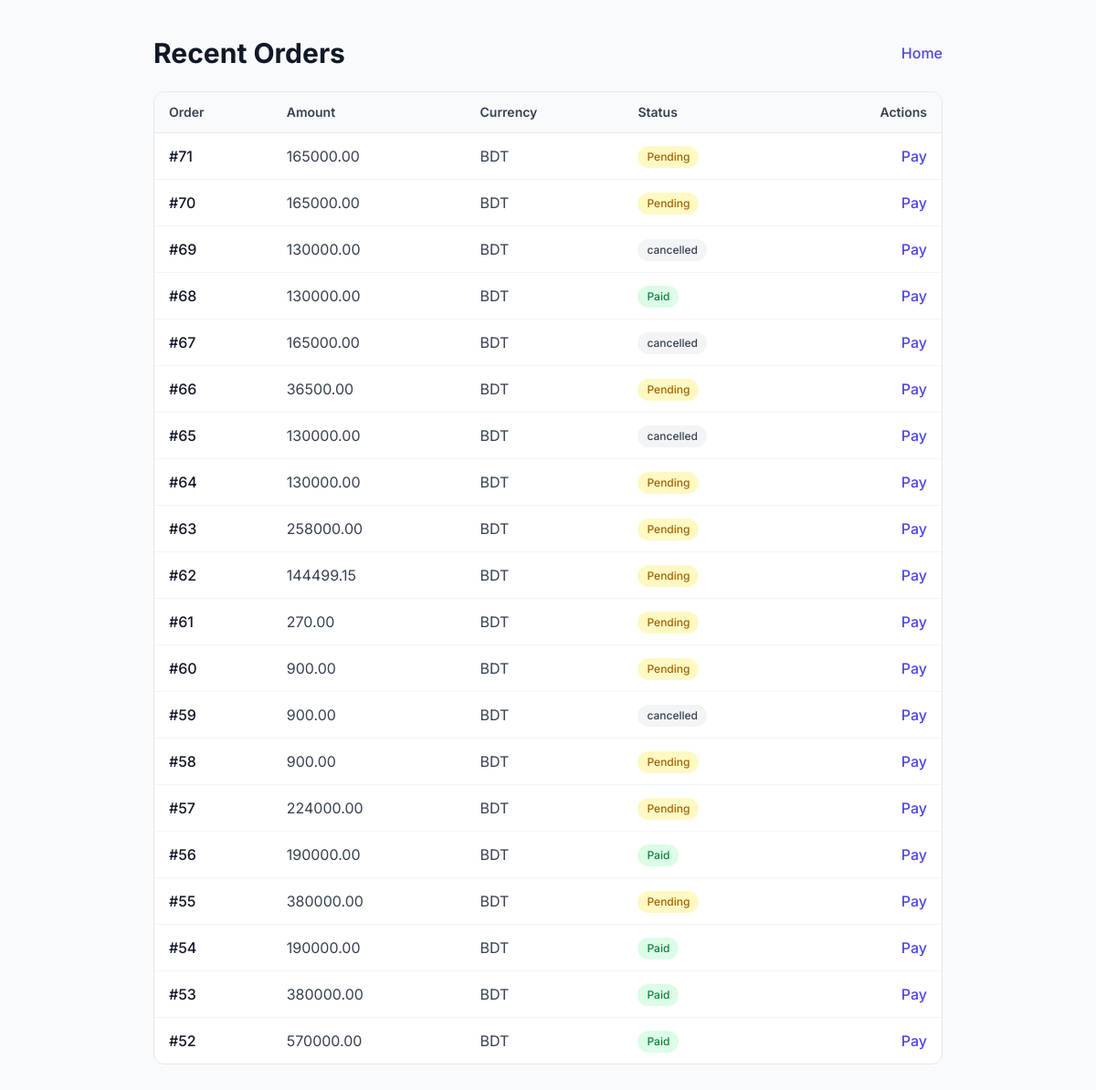
The page /payments/list/ on the database its author committed.
### payments/models.py (models this page shows, shortened)
class Order(models.Model):
    STATUS_CHOICES = [
        ('pending','Pending'),
        ('paid','Paid'),
        ('failed','Failed'),
        ('cancelled','Cancelled'),
    ]
    user = models.ForeignKey(settings.AUTH_USER_MODEL, null=True, blank=True, on_delete=models.SET_NULL)
    amount = models.DecimalField(max_digits=10, decimal_places=2)
    currency = models.CharField(max_length=10, default='BDT')
    created_at = models.DateTimeField(auto_now_add=True)
    status = models.CharField(max_length=20, choices=STATUS_CHOICES, default='pending')
    description = models.CharField(max_length=255, blank=True)

### payments/views.py (the view)
# urls.py: path('list/', views.payment_list, name='list'),
def payment_list(request):
    orders = Order.objects.order_by('-created_at')[:20]
    return render(request, 'payments/list.html', {'orders': orders})

### payments/templates/payments/list.html (shortened to what this page needs)
<!DOCTYPE html>
<html lang="en">
<head>
  <link href="https://cdn.jsdelivr.net/npm/daisyui@4.12.24/dist/full.min.css" rel="stylesheet" type="text/css" />
  <script src="https://cdn.tailwindcss.com"></script>
</head>
<body class="min-h-screen bg-gray-50 py-10">
  <div class="max-w-4xl mx-auto px-4">
    <div class="mb-6 flex items-center justify-between">
      <h1 class="text-3xl font-bold text-gray-900">Recent Orders</h1>
      <a href="/" class="text-indigo-600 hover:text-indigo-800 font-medium">Home</a>
    </div>
    <div class="overflow-hidden rounded-xl border bg-white">
      <table class="min-w-full divide-y divide-gray-200">
        <thead class="bg-gray-50">
          <tr>
            <th class="px-4 py-3 text-left text-sm font-semibold text-gray-700">Order</th>
            <th class="px-4 py-3 text-left text-sm font-semibold text-gray-700">Amount</th>
            <th class="px-4 py-3 text-left text-sm font-semibold text-gray-700">Currency</th>
            <th class="px-4 py-3 text-left text-sm font-semibold text-gray-700">Status</th>
            <th class="px-4 py-3 text-right text-sm font-semibold text-gray-700">Actions</th>
          </tr>
        </thead>
        <tbody class="divide-y divide-gray-100">
          {% for o in orders %}
          <tr class="hover:bg-gray-50">
            <td class="px-4 py-3 font-medium text-gray-900">#{{ o.id }}</td>
            <td class="px-4 py-3 text-gray-700">{{ o.amount }}</td>
            <td class="px-4 py-3 text-gray-700">{{ o.currency }}</td>
            <td class="px-4 py-3">
              {% if o.status == 'paid' %}
                <span class="inline-flex items-center gap-1 rounded-full bg-green-100 px-2.5 py-1 text-xs font-medium text-green-700">Paid</span>
              {% elif o.status == 'pending' %}
                <span class="inline-flex items-center gap-1 rounded-full bg-yellow-100 px-2.5 py-1 text-xs font-medium text-yellow-700">Pending</span>
              {% elif o.status == 'failed' %}
                <span class="inline-flex items-center gap-1 rounded-full bg-rose-100 px-2.5 py-1 text-xs font-medium text-rose-700">Failed</span>
              {% else %}
                <span class="inline-flex items-center gap-1 rounded-full bg-gray-100 px-2.5 py-1 text-xs font-medium text-gray-700">{{ o.status }}</span>
              {% endif %}
            </td>
            <td class="px-4 py-3 text-right">
              <a href="{% url 'payments:sslcz_start' o.id %}" class="text-indigo-600 hover:text-indigo-800 font-medium">Pay</a>
            </td>
          </tr>
          {% empty %}
          <tr>
            <td colspan="5" class="px-4 py-8 text-center text-gray-500">No orders yet.</td>
          </tr>
          {% endfor %}
        </tbody>
      </table>
    </div>
  </div>
</body>
</html>

### payments/templates/payments/list.html (style rules this page uses)
body { font-family: Inter, ui-sans-serif, system-ui, -apple-system, "Segoe UI", Roboto, "Helvetica Neue", Arial, "Noto Sans", "Apple Color Emoji", "Segoe UI Emoji"; }

### rows shown on the page
Order: id "71", amount "165000.00", currency "BDT", status "Pending"
Order: id "70", amount "165000.00", currency "BDT", status "Pending"
Order: id "69", amount "130000.00", currency "BDT", status "cancelled"
Order: id "68", amount "130000.00", currency "BDT", status "Paid"
Order: id "67", amount "165000.00", currency "BDT", status "cancelled"
Order: id "66", amount "36500.00", currency "BDT", status "Pending"
Order: id "65", amount "130000.00", currency "BDT", status "cancelled"
Order: id "64", amount "130000.00", currency "BDT", status "Pending"
Order: id "63", amount "258000.00", currency "BDT", status "Pending"
Order: id "62", amount "144499.15", currency "BDT", status "Pending"
Order: id "61", amount "270.00", currency "BDT", status "Pending"
Order: id "60", amount "900.00", currency "BDT", status "Pending"
Order: id "59", amount "900.00", currency "BDT", status "cancelled"
Order: id "58", amount "900.00", currency "BDT", status "Pending"
Order: id "57", amount "224000.00", currency "BDT", status "Pending"
Order: id "56", amount "190000.00", currency "BDT", status "Paid"
Order: id "55", amount "380000.00", currency "BDT", status "Pending"
Order: id "54", amount "190000.00", currency "BDT", status "Paid"
Order: id "53", amount "380000.00", currency "BDT", status "Paid"
Order: id "52", amount "570000.00", currency "BDT", status "Paid"
